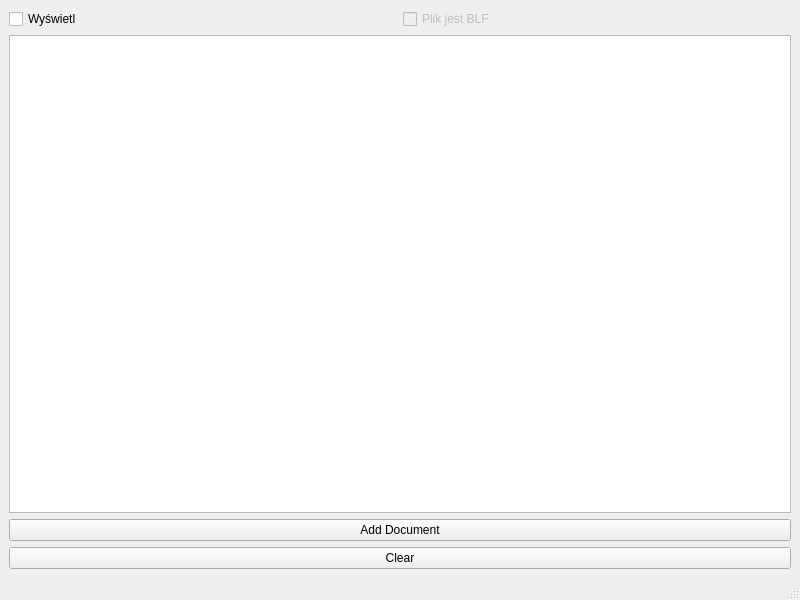
<?xml version="1.0" encoding="UTF-8"?>
<ui version="4.0">
 <class>MainWindow</class>
 <widget class="QMainWindow" name="MainWindow">
  <property name="geometry">
   <rect>
    <x>0</x>
    <y>0</y>
    <width>800</width>
    <height>600</height>
   </rect>
  </property>
  <property name="windowTitle">
   <string>MainWindow</string>
  </property>
  <widget class="QWidget" name="centralwidget">
   <layout class="QVBoxLayout" name="verticalLayout">
    <item>
     <layout class="QHBoxLayout" name="horizontalLayout">
      <item>
       <widget class="QCheckBox" name="viewer">
        <property name="text">
         <string>Wyświetl</string>
        </property>
       </widget>
      </item>
      <item>
       <widget class="QCheckBox" name="checkboxik">
        <property name="enabled">
         <bool>false</bool>
        </property>
        <property name="text">
         <string>Plik jest BLF</string>
        </property>
       </widget>
      </item>
     </layout>
    </item>
    <item>
     <widget class="QTextBrowser" name="edytorek"/>
    </item>
    <item>
     <widget class="QPushButton" name="add">
      <property name="text">
       <string>Add Document</string>
      </property>
     </widget>
    </item>
    <item>
     <widget class="QPushButton" name="clear">
      <property name="text">
       <string>Clear</string>
      </property>
     </widget>
    </item>
   </layout>
  </widget>
  <widget class="QMenuBar" name="menubar">
   <property name="geometry">
    <rect>
     <x>0</x>
     <y>0</y>
     <width>800</width>
     <height>22</height>
    </rect>
   </property>
  </widget>
  <widget class="QStatusBar" name="statusbar"/>
 </widget>
 <resources/>
 <connections/>
</ui>
